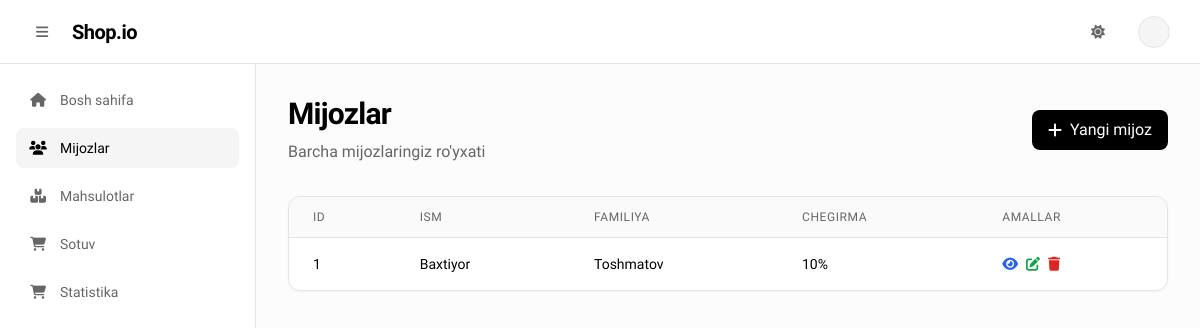
Screenshot of /clients/ (signed in) with the database file from the repository.
### clients/models.py (models this page shows, shortened)
class Account(models.Model):
    name = models.CharField(max_length=150)
    lname = models.CharField(max_length=150)
    skidka = models.IntegerField()

### clients/views.py (the view)
# urls.py: path('', client_list, name='clientlist'),
@login_required
def client_list(request):
    clients = Account.objects.all()
    return render(request, "client/clientlist.html", {"clients": clients})

### templates/client/clientlist.html (shortened to what this page needs)
{% extends 'base.html' %}
{% block content %}
<div class="mb-8">
    <div class="flex flex-col sm:flex-row sm:items-center sm:justify-between">
        <div>
            <h1 class="font-sans text-3xl font-bold tracking-tight text-foreground">Mijozlar</h1>
            <p class="text-muted-foreground mt-2">Barcha mijozlaringiz ro'yxati</p>
        </div>
        <a href="{% url 'clientcreate' %}"
            class="mt-4 sm:mt-0 inline-flex items-center justify-center px-4 py-2 bg-accent text-accent-foreground rounded-lg font-medium hover:opacity-90 transition-opacity focus:outline-none focus:ring-2 focus:ring-accent focus:ring-offset-2">
            <i class="fas fa-plus mr-2"></i>
            Yangi mijoz
        </a>
    </div>
</div>
<div class="bg-background border border-border rounded-xl shadow-sm overflow-hidden">
    {% if clients %}
    <div class="overflow-x-auto">
        <table class="w-full">
            <thead>
                <tr class="border-b border-border bg-muted/50 dark:bg-muted/70">
                    <th class="px-6 py-3 text-left text-xs font-medium text-muted-foreground uppercase tracking-wider">
                        ID</th>
                    <th class="px-6 py-3 text-left text-xs font-medium text-muted-foreground uppercase tracking-wider">
                        Ism</th>
                    <th class="px-6 py-3 text-left text-xs font-medium text-muted-foreground uppercase tracking-wider">
                        Familiya</th>
                    <th class="px-6 py-3 text-left text-xs font-medium text-muted-foreground uppercase tracking-wider">
                        Chegirma</th>
                    <th class="px-6 py-3 text-left text-xs font-medium text-muted-foreground uppercase tracking-wider">
                        Amallar</th>
                </tr>
            </thead>
            <tbody class="divide-y divide-border dark:divide-gray-600">
                {% for client in clients %}
                <tr class="hover:bg-muted/30 dark:hover:bg-muted/50 transition-colors">
                    <td class="px-6 py-4 whitespace-nowrap text-sm text-foreground">{{ client.id }}</td>
                    <td class="px-6 py-4 whitespace-nowrap text-sm text-foreground">{{ client.name }}</td>
                    <td class="px-6 py-4 whitespace-nowrap text-sm text-foreground">{{ client.lname }}</td>
                    <td class="px-6 py-4 whitespace-nowrap text-sm text-foreground">{{ client.skidka }}%</td>
                    <td class="px-6 py-4 whitespace-nowrap text-sm font-medium">
                        <div class="flex space-x-2">
                            <a href="{% url 'clientview' client.id %}"
                                class="text-blue-600 hover:text-blue-800 dark:text-blue-400 dark:hover:text-blue-300 transition-colors" title="Ko'rish">
                                <i class="fas fa-eye"></i>
                            </a>
                            <a href="{% url 'clientedit' client.id %}"
                                class="text-green-600 hover:text-green-800 dark:text-green-400 dark:hover:text-green-300 transition-colors" title="Tahrirlash">
                                <i class="fas fa-edit"></i>
                            </a>
                            <a href="{% url 'clientdelete' client.id %}"
                                class="text-red-600 hover:text-red-800 dark:text-red-400 dark:hover:text-red-300 transition-colors" title="O'chirish">
                                <i class="fas fa-trash"></i>
                            </a>
                        </div>
                    </td>
                </tr>
                {% endfor %}
            </tbody>
        </table>
    </div>
    {% endif %}
</div>
{% endblock %}

### templates/base.html (style rules this page uses)
:root { font-family: "Geist", sans-serif; }

### rows the page displays
Account: id "1", name "Baxtiyor", lname "Toshmatov", skidka "10"
